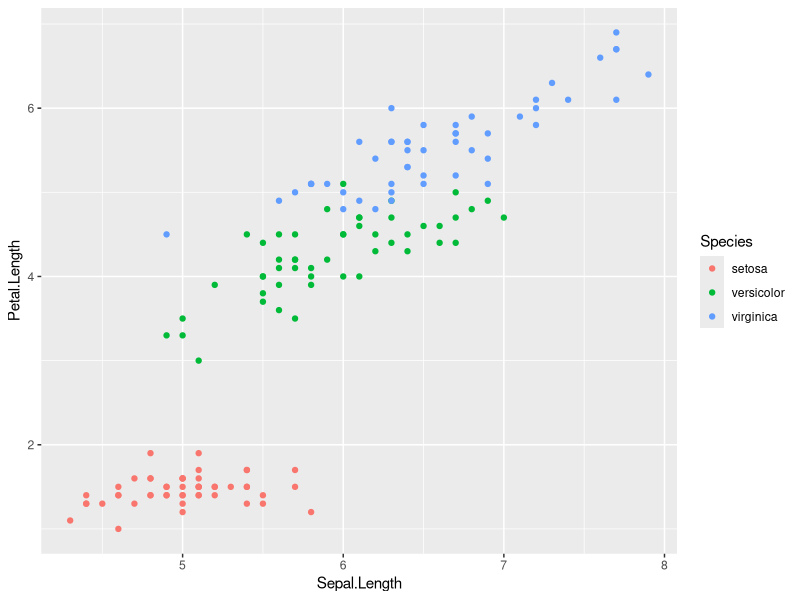
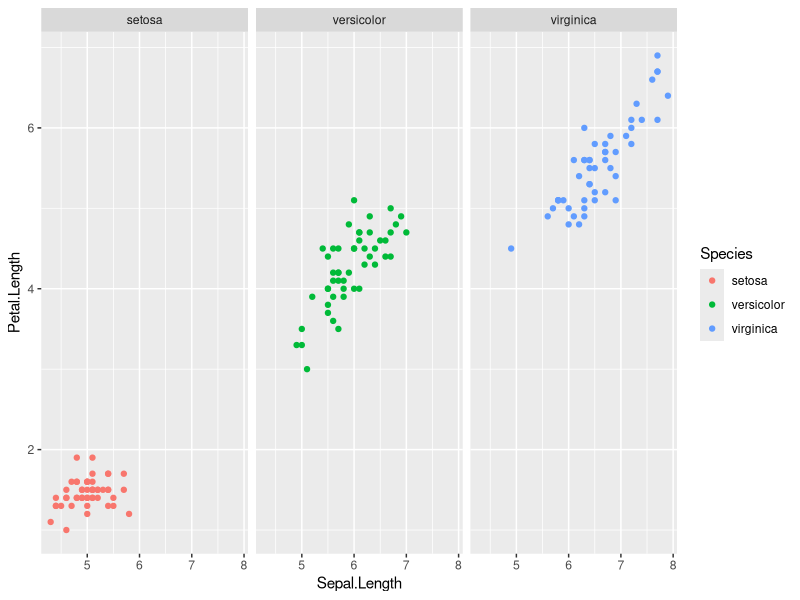
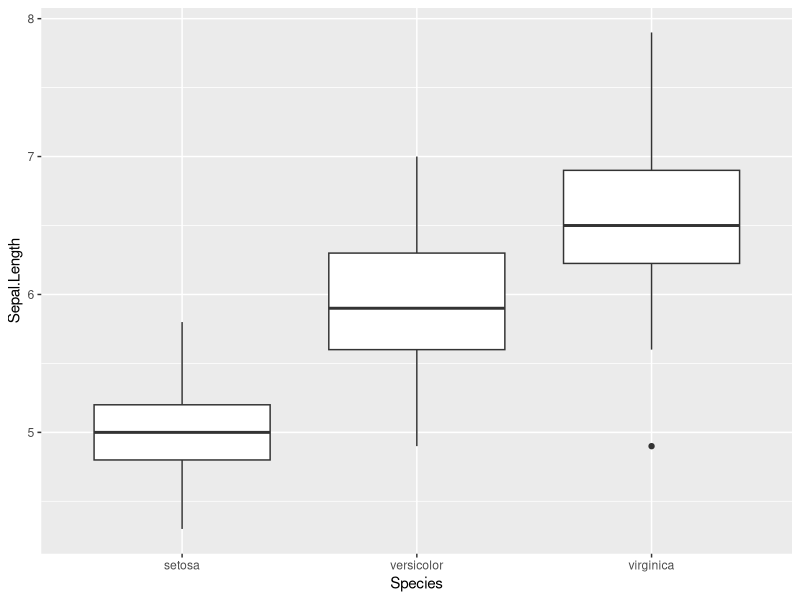
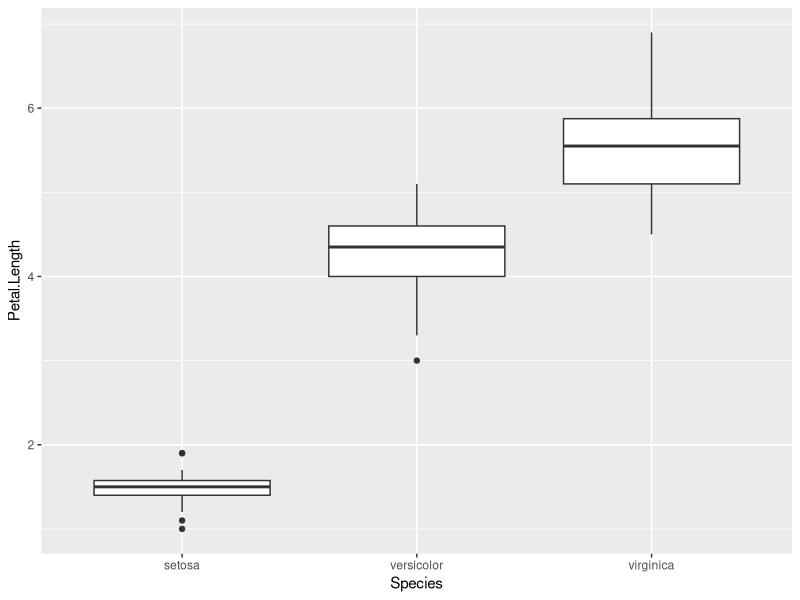
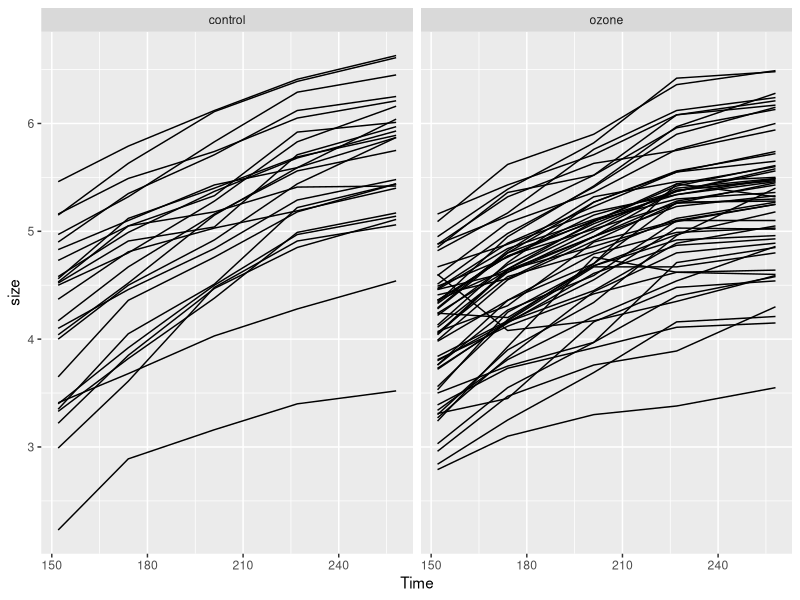
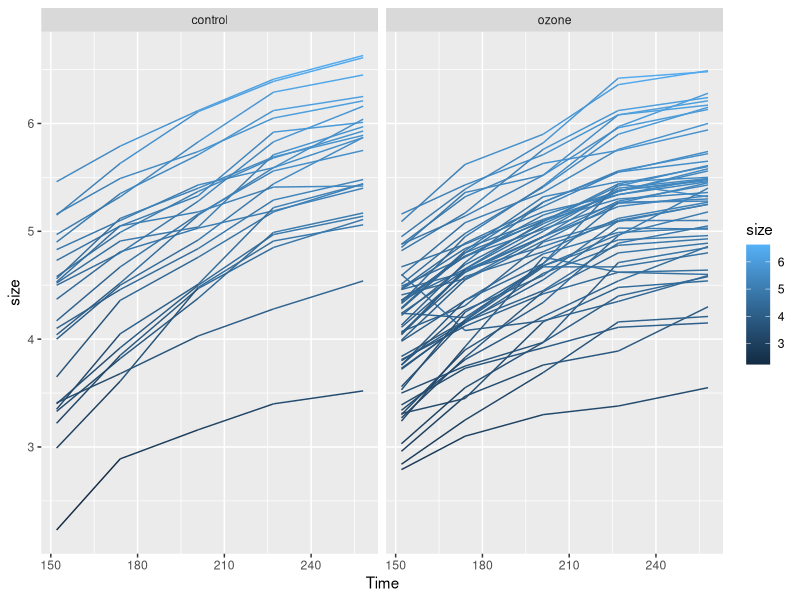
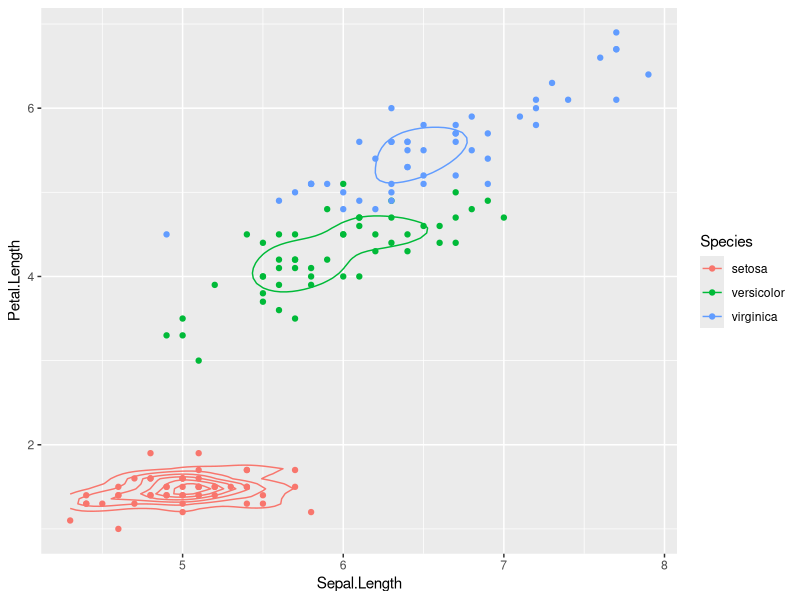
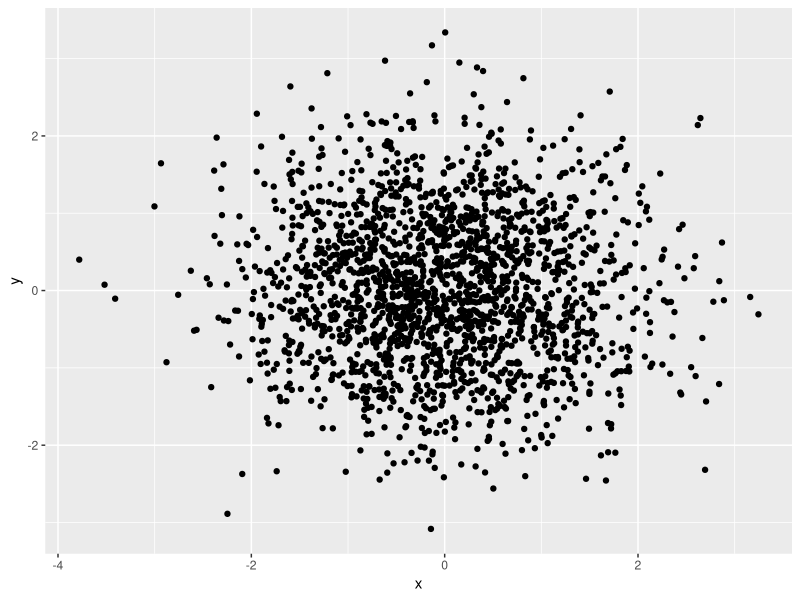

Recreate these plots in R, in order.
#1.The iris data is already in R. Check ?iris.
library(ggplot2)
#(a) run the given codes then write the code to do the same plot but facet by species instead of coloring.
library(MASS)
data("iris")
ggplot(iris,aes(x=Sepal.Length,y=Petal.Length,color=Species)) + geom_point()
ggplot(iris,aes(x=Sepal.Length,y=Petal.Length,color=Species)) + geom_point() + facet_grid(. ~Species)

#(b)run the given codes then write the code to do the same plot but for petal length.
ggplot(iris,aes(y=Sepal.Length,x=Species)) + geom_boxplot()
ggplot(iris,aes(y=Petal.Length,x=Species)) + geom_boxplot()

#(c)run the given codes then write the code to do the same plot but for petal length.
#question is same as the previous one

#(d)The following makes line plots of tree size vs. time, for each tree, faceted by treatment.Produce the same plot, but color lines by size.
data("Sitka")
ggplot(Sitka, aes(x=Time, y=size, group=tree)) + geom_line() + facet_wrap(~treat)
ggplot(Sitka, aes(x=Time, y=size, group=tree, color=size)) + geom_line() + facet_wrap(~treat)

#(e)The following shows the 2d distribution of petal length vs. sepal length in the iris dataset, by making an x-y plot that shows the individual data points as well as contour lines indicating the density of points in a given spatial region.
ggplot(iris,aes(x=Sepal.Length,y=Petal.Length,color=Species)) + geom_point() + geom_density2d()

#2.Compare the following plots, which one do you like better and why?
t.df <- data.frame(x=rnorm(2000), y=rnorm(2000)) 
p.norm <- ggplot(t.df, aes(x,y))
p.norm + geom_point() #a
p.norm + geom_point(shape=1) #b
p.norm + geom_point(shape=".") #c
p.norm + geom_point(colour='black', size =3) #d
p.norm + geom_point(colour='red', size = 1/100) #e
#As the number I give them above, I like b better, because the point size in e is too small so see; the point size in d is too big to seperate them;the point shape is c is not good enough for people to find the distribution; the point shape in a is dot, sometimes if two value close to each other;one will hide another; so overall, b is the best for people to recogonize the distribution and take look at each point.

#3.The dataset mtcars belongs to gglot package. What do the following plots represent? Compare them, which one do you like better and why?
?mtcars
p.tmp <- ggplot(mtcars, aes(x=factor(1), fill=factor(cyl))) + geom_bar(width=1)
#use bar chart to tell people the number of cars with different number (4,6,8) cylinders in this dataset
p.tmp #print the plot
p.tmp + coord_polar(theta="y") # use the pie chart to indicate the number of cars with different number cylinders in the dataset
p.tmp + coord_polar() # use the bullseye chart to indicate the number of cars with different number cylinders in the dataset
ggplot(mtcars, aes(factor(cyl), fill=factor(cyl))) + geom_bar(width=1) + coord_polar()
# use the coxcomb chart to indicate the number of cars with different number cylinders in the dataset.I like the last one most, because I could easily and directly tell which type of car are the most in this dataset based one the last chart







